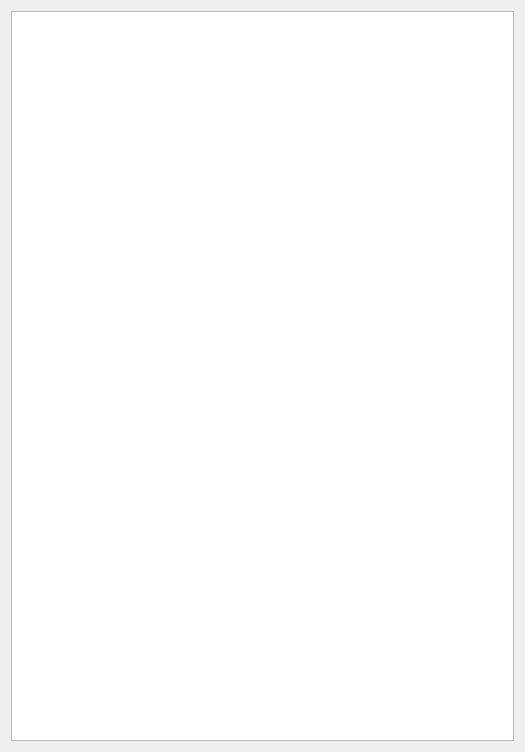
<?xml version="1.0" encoding="UTF-8"?>
<ui version="4.0">
 <class>StringTableViewer</class>
 <widget class="QWidget" name="StringTableViewer">
  <property name="geometry">
   <rect>
    <x>0</x>
    <y>0</y>
    <width>525</width>
    <height>752</height>
   </rect>
  </property>
  <property name="windowTitle">
   <string>Form</string>
  </property>
  <layout class="QGridLayout" name="gridLayout">
   <item row="0" column="0">
    <widget class="QTableWidget" name="tableWidget_Strings"/>
   </item>
  </layout>
 </widget>
 <resources/>
 <connections/>
</ui>
